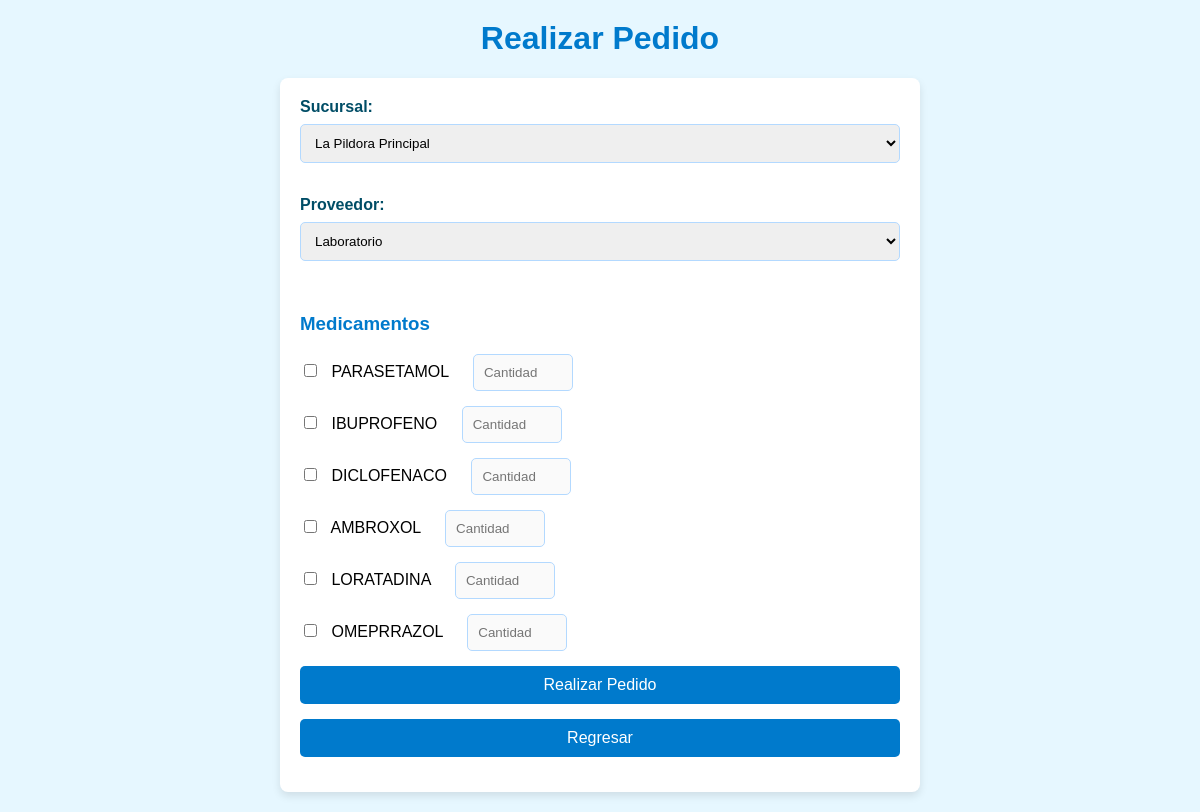
Page /src/AgregarPedido.php on the committed database.
### tables this page shows
CREATE TABLE `Medicamento` (
  `idMedicamento` int NOT NULL,
  `Nombre` varchar(100) NOT NULL,
  `idClasificacion` int DEFAULT NULL,
  `Cantidad` int DEFAULT NULL,
  `PrecioCompra` decimal(10,2) NOT NULL,
  `PrecioVenta` decimal(10,2) NOT NULL,
  `idEliminacion` int DEFAULT NULL,
  `idProveedor` int DEFAULT NULL,
  `Descripcion` varchar(600) DEFAULT NULL,
  `Estatus` enum('Disponible','Vendido','Caducado','Eliminado') NOT NULL,
  `idSucursal` int DEFAULT NULL,
  `fechaCaducidad` date DEFAULT NULL,
  `DiasRestantes` int DEFAULT NULL,
  `EstadoCaducidad` varchar(50) DEFAULT NULL
);

### src/AgregarPedido.php (the view, shortened to what this page needs)
<?php
$host = 'db';
$dbname = 'FARMACIA';
$username = 'user';
$password = 'user_password';
try {
    $pdo = new PDO("mysql:host=$host;dbname=$dbname;charset=utf8mb4", $username, $password);
    $pdo->setAttribute(PDO::ATTR_ERRMODE, PDO::ERRMODE_EXCEPTION);
} catch (PDOException $e) {
    die("Error en la conexión: " . htmlspecialchars($e->getMessage()));
}
$medicamentos = $pdo->query("SELECT idMedicamento, Nombre FROM Medicamento WHERE Estatus = 'Disponible'")->fetchAll(PDO::FETCH_ASSOC);
$proveedores = $pdo->query("SELECT idProveedor, Nombre FROM Proveedores")->fetchAll(PDO::FETCH_ASSOC);
$sucursales = $pdo->query("SELECT idSucursal, Nombre FROM Sucursales")->fetchAll(PDO::FETCH_ASSOC);
?>
<!DOCTYPE html>
<html lang="es">
<head>
    <link rel="stylesheet" type="text/css" href="stylePedidos.css">
</head>
<body>
    <h1>Realizar Pedido</h1>
    <form method="POST">
        <label for="idSucursal">Sucursal:</label>
        <select name="idSucursal" required>
            <?php foreach ($sucursales as $sucursal): ?>
                <option value="<?= $sucursal['idSucursal'] ?>"><?= $sucursal['Nombre'] ?></option>
            <?php endforeach; ?>
        </select><br><br>
        <label for="idProveedor">Proveedor:</label>
        <select name="idProveedor" required>
            <?php foreach ($proveedores as $proveedor): ?>
                <option value="<?= $proveedor['idProveedor'] ?>"><?= $proveedor['Nombre'] ?></option>
            <?php endforeach; ?>
        </select><br><br>
        <h3>Medicamentos</h3>
        <?php foreach ($medicamentos as $index => $medicamento): ?>
            <input type="checkbox" name="medicamento[]" value="<?= $medicamento['idMedicamento'] ?>"
                   onclick="toggleCantidad(this, <?= $index ?>)">
            <?= $medicamento['Nombre'] ?>
            <input type="number" name="cantidad[]" id="cantidad_<?= $index ?>" min="1" placeholder="Cantidad" disabled required><br>
        <?php endforeach; ?>
        <button type="submit">Realizar Pedido</button>
        <button type="button" onclick="window.location.href='pagina_admin.html';">Regresar</button>
    </form>
</body>
</html>

### src/stylePedidos.css (style rules this page uses)
body { font-family: Arial, sans-serif; background-color: #e6f7ff; margin: 0; padding: 0; }
h1 { text-align: center; color: #007acc; margin-top: 20px; }
form { background-color: #ffffff; max-width: 600px; margin: 20px auto; padding: 20px; border-radius: 8px; box-shadow: 0 4px 8px rgba(0, 0, 0, 0.1); }
label { font-weight: bold; display: block; margin-bottom: 8px; color: #004d66; }
select, input[type="number"], button { width: 100%; padding: 10px; margin-bottom: 15px; border: 1px solid #b3d9ff; border-radius: 5px; box-sizing: border-box; }
input[type="checkbox"] { margin-right: 10px; }
button { background-color: #007acc; color: white; border: none; cursor: pointer; font-size: 16px; }
h3 { color: #007acc; }
input[type="number"] { max-width: 100px; }
input[type="checkbox"] + input[type="number"] { margin-left: 20px; }

### rows in the picture
medicamento: Nombre "PARASETAMOL"
medicamento: Nombre "IBUPROFENO"
medicamento: Nombre "DICLOFENACO"
medicamento: Nombre "AMBROXOL"
medicamento: Nombre "LORATADINA"
medicamento: Nombre "OMEPRRAZOL"

### other values in the picture
form field idSucursal "La Pildora Principal"
form field idProveedor "Laboratorio"
